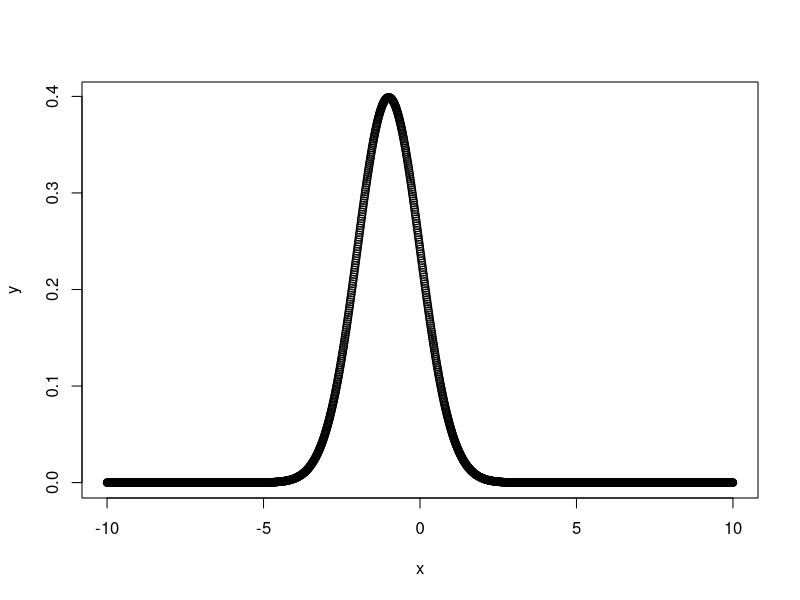
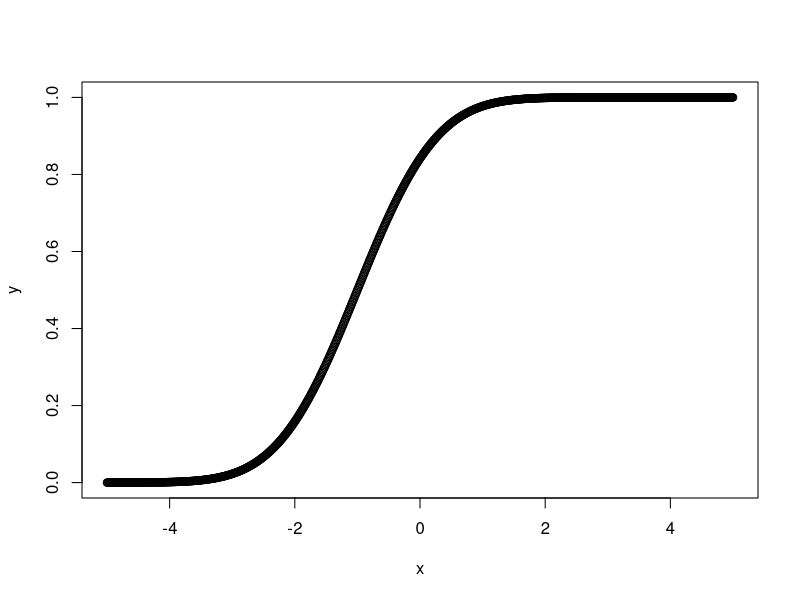

Write the R code that produced these figures, in order.
# нормальний

a <- -1
sigma <- -1
alpha <- 0
beta <- 9

# матсподівання
M <- a

# дисперсія
d <- sigma^2


# f(x) та графік
f <- function(x) dnorm(x, mean=M, sd=abs(sigma))
x <- seq(-10, 10, 0.01)
y=x
for(i in 1:length(x)){
  y[i]=f(x[i])
}
plot(x, y)


# графік F(X)
x <- seq(-5, 5, 0.01)
y <- pnorm(x, mean = M, sd = abs(sigma))
plot(x,y)


# P(alpha < X < beta)
pnorm(beta, mean = M, sd = abs(sigma))-pnorm(alpha, mean = M, sd = abs(sigma))

integrate(f, lower = alpha, upper = beta)$value
